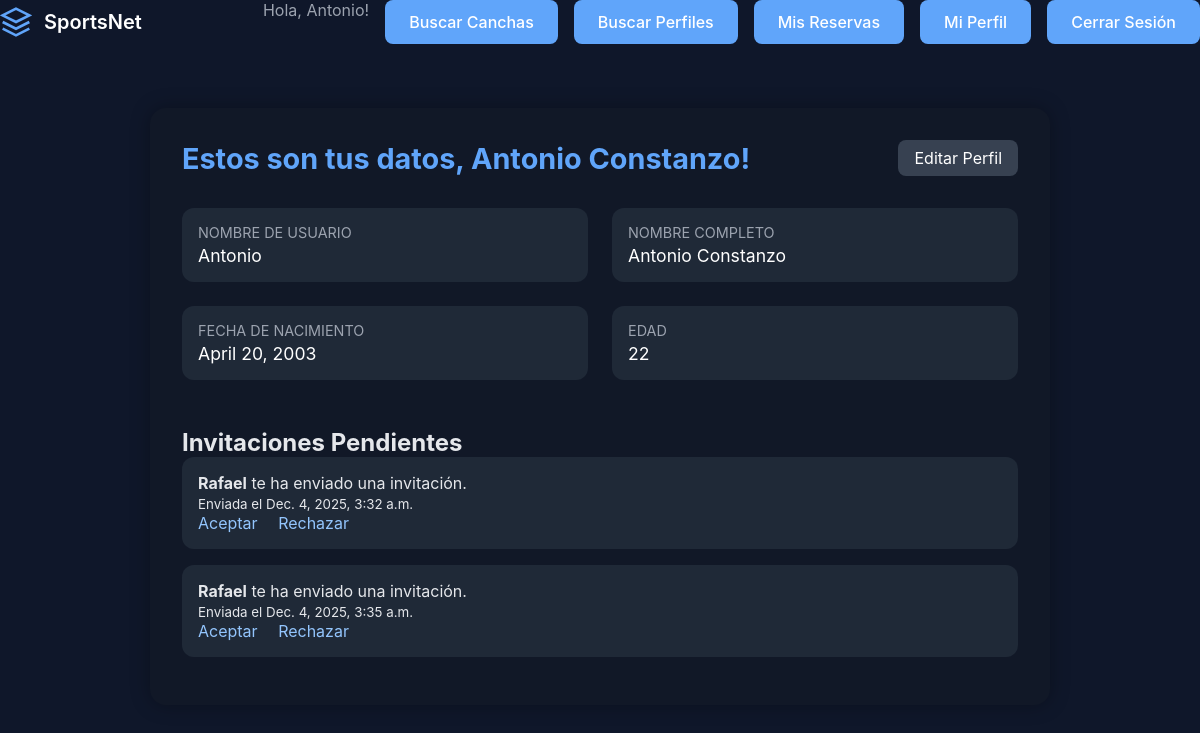
Page /perfil/ (signed in) on the committed database.
### cuentas/models.py (models this page shows, shortened)
class Usuario (AbstractUser):
    telefono = models.CharField(max_length=20, blank=True, null=True)
    fecha_nacimiento = models.DateField(null=True, blank=True)
    def edad(self):
        if self.fecha_nacimiento:
            hoy = date.today()
            edad = hoy.year - self.fecha_nacimiento.year
            if (hoy.month, hoy.day) < (self.fecha_nacimiento.month, self.fecha_nacimiento.day):
                edad -= 1
            return edad
        return 0

class Invitation(models.Model): # Invitación
    sender = models.ForeignKey(
        settings.AUTH_USER_MODEL,
        on_delete=models.CASCADE,
        related_name='sent_invitations'
    )
    receiver = models.ForeignKey(
        settings.AUTH_USER_MODEL,
        on_delete=models.CASCADE,
        related_name='received_invitations'
    )
    message = models.TextField(blank=True) # Mensaje opcional
    created_at = models.DateTimeField(auto_now_add=True) # Fecha y hora de creación
    accepted = models.BooleanField(default=False) # Estado de la invitación

### cuentas/views.py (the view)
# urls.py: path("perfil/", views.perfil_usuario, name="perfil_usuario"), # Vista para ver y editar el perfil de usuario
@login_required
def perfil_usuario(request):
    usuario = request.user
    invitaciones = Invitation.objects.filter(receiver=usuario, accepted=False)
    return render(request, "perfil_usuario.html", {
        "usuario": usuario,
        "invitaciones": invitaciones,
    })

### cuentas/templates/perfil_usuario.html (shortened to what this page needs)
{% extends 'base.html' %}
{% load static %}
{% block extra_css %}
<link rel="stylesheet" href="{% static 'bienvenida.css' %}">
{% endblock %}
{% block content %}
<div class="profile-container">
    <div class="profile-card">
        <div class="profile-header">
            <h1 class="profile-title">Estos son tus datos, {{ user.first_name }}  {{ user.last_name }}!</h1>
            <a href="{% url 'cuentas:editar_perfil' %}" class="edit-button">Editar Perfil</a>
        </div>
        <div class="info-grid">
            <div class="info-box">
                <p class="info-title">Nombre de Usuario</p>
                <p class="info-value">{{ user.username }}</p>
            </div>
            <div class="info-box">
                <p class="info-title">Nombre Completo</p>
                <p class="info-value">{{ user.first_name }} {{ user.last_name }}</p>
            </div>
            <div class="info-box">
                <p class="info-title">Fecha de Nacimiento</p>
                <p class="info-value">
                    {% if user.fecha_nacimiento %}
                        {{ user.fecha_nacimiento }}
                    {% else %}
                        No registrada
                    {% endif %}
                </p>
            </div>
            <div class="info-box">
                <p class="info-title">Edad</p>
                <p class="info-value">{{ user.edad }}</p>
            </div>
        </div>
        <div class="invitations-section">
            <h2>Invitaciones Pendientes</h2>
            {% if invitaciones %}
                {% for inv in invitaciones %}
                    <div class="inv-card">
                        <p><strong>{{ inv.sender.username }}</strong> te ha enviado una invitación.</p>
                        <p><small>Enviada el {{ inv.created_at }}</small></p>
                        <div class="inv-actions">
                            <a href="{% url 'cuentas:aceptar_invitacion' inv.id %}">Aceptar</a>
                            <a href="{% url 'cuentas:rechazar_invitacion' inv.id %}">Rechazar</a>
                        </div>
                    </div>
                {% endfor %}
            {% else %}
                <p>No tienes invitaciones pendientes.</p>
            {% endif %}
        </div>
    </div>
</div>
{% endblock %}

### cuentas/templates/base.html (shortened to what this page needs)
{% load static %}
<!DOCTYPE html>
<html lang="es">
<head>
    {% load static %}
<link rel="stylesheet" href="{% static 'style.css' %}">
    {% block extra_css %}
    {% endblock %}
</head>
<body>
    <header class="header">
        <div class="logo">
            <a href="{% url 'cuentas:home' %}" style="display: flex; align-items: center; gap: 0.75rem; text-decoration: none;">
                <svg class="logo-icon" viewBox="0 0 24 24" fill="none" stroke="currentColor" stroke-width="2">
                    <path d="M12 2L2 7l10 5 10-5-10-5zM2 17l10 5 10-5M2 12l10 5 10-5"/>
                </svg>
                <span class="logo-text">SportsNet</span>
            </a>
        </div>
        <nav class="nav">
            {% if user.is_authenticated %}
                <span style="color: #9ca3af;">Hola, {{ user.get_username }}!  </span>
        {% endif %}
            <a href="{% url 'establecimientos:buscar' %}" class="nav-button">Buscar Canchas</a>
            {% if user.is_authenticated %}
                {% if user.perfil_dueno %}
                    <a href="{% url 'cuentas:SportsNet_dueno' %}" class="nav-button">Mis Establecimientos</a>
                    <a href="{% url 'cuentas:buscar_perfiles' %}" class="nav-button">Buscar Perfiles</a>
                {% elif user.perfil_cliente %}
                    <a href="{% url 'cuentas:buscar_perfiles' %}" class="nav-button">Buscar Perfiles</a>
                    <a href="{% url 'cuentas:SportsNet_cliente' %}" class="nav-button">Mis Reservas</a>
                {% endif %}
                <a href="{% url 'cuentas:perfil_usuario' %}" class="nav-button">Mi Perfil</a>
                <a href="{% url 'cuentas:cerrar_sesion' %}" class="nav-button">Cerrar Sesión</a>
            {% else %}
                <a href="{% url 'cuentas:login_cuenta' %}" class="nav-button">Iniciar Sesión</a>
                <a href="{% url 'cuentas:registro' %}" class="nav-button">Registrarse</a>
            {% endif %}
        </nav>
    </header>
    {% block content %}
    {% endblock %}
</body>
</html>

### cuentas/static/style.css (style rules this page uses)
* { margin: 0; padding: 0; box-sizing: border-box; }
body { font-family: -apple-system, BlinkMacSystemFont, 'Segoe UI', Roboto, 'Helvetica Neue', Arial, sans-serif; background-color: #000000; color: #ffffff; min-height: 100vh; }
.header { display: flex; justify-content: space-between; align-items: center; margin-bottom: 4rem; }
.logo { display: flex; align-items: center; gap: 0.75rem; }
.logo-icon { width: 2rem; height: 2rem; color: #60a5fa; }
.logo-text { font-size: 1.25rem; font-weight: 600; color: #ffffff; }
.nav { display: flex; gap: 1rem; }
.nav-button { padding: 0.625rem 1.5rem; background-color: #3b82f6; color: #ffffff; border: none; border-radius: 0.5rem; font-size: 0.875rem; font-weight: 500; cursor: pointer; transition: background-color 0.3s ease; }

### cuentas/static/bienvenida.css (style rules this page uses)
* { margin: 0; padding: 0; box-sizing: border-box; }
html, body { background: #0f172a; color: #fff; font-family: -apple-system, BlinkMacSystemFont, 'Segoe UI', Roboto, 'Helvetica Neue', Arial, sans-serif; }
.nav-button { background: #60a5fa; color: #fff; border: none; padding: 0.75rem 1.5rem; border-radius: 0.5rem; font-size: 1rem; cursor: pointer; text-decoration: none; display: inline-block; transition: all 0.2s; font-weight: 500; }
.edit-button { background: #374151 !important; }

### cuentas/templates/perfil_usuario.html (style rules this page uses)
.profile-container { max-width: 900px; margin: 2rem auto; }
.profile-card { background: #111827; padding: 2rem; border-radius: 1rem; box-shadow: 0 0 20px rgba(0,0,0,0.3); color: #e5e7eb; }
.profile-header { display: flex; justify-content: space-between; align-items: center; margin-bottom: 2rem; }
.profile-title { font-size: 1.8rem; font-weight: 700; color: #60a5fa; }
.edit-button { background: #2563eb; padding: 0.5rem 1rem; border-radius: 0.5rem; text-decoration: none; color: white; transition: 0.2s; }
.info-grid { display: grid; grid-template-columns: 1fr 1fr; gap: 1.5rem; margin-bottom: 2rem; }
.info-box { background: #1f2937; padding: 1rem; border-radius: 0.75rem; }
.info-title { font-size: 0.9rem; color: #9ca3af; margin-bottom: 0.25rem; text-transform: uppercase; }
.info-value { font-size: 1.1rem; color: white; }
.invitations-section { margin-top: 3rem; }
.inv-card { background: #1f2937; padding: 1rem; border-radius: 0.75rem; margin-bottom: 1rem; }
.inv-actions a { margin-right: 1rem; text-decoration: none; color: #93c5fd; }

### rows in the picture
Usuario: get_username "Antonio", first_name "Antonio", last_name "Constanzo", username "Antonio", fecha_nacimiento "April 20, 2003", edad "22"
Invitation: sender.username "Rafael", created_at "Dec. 4, 2025, 3:32 a.m."
Invitation: sender.username "Rafael", created_at "Dec. 4, 2025, 3:35 a.m."
